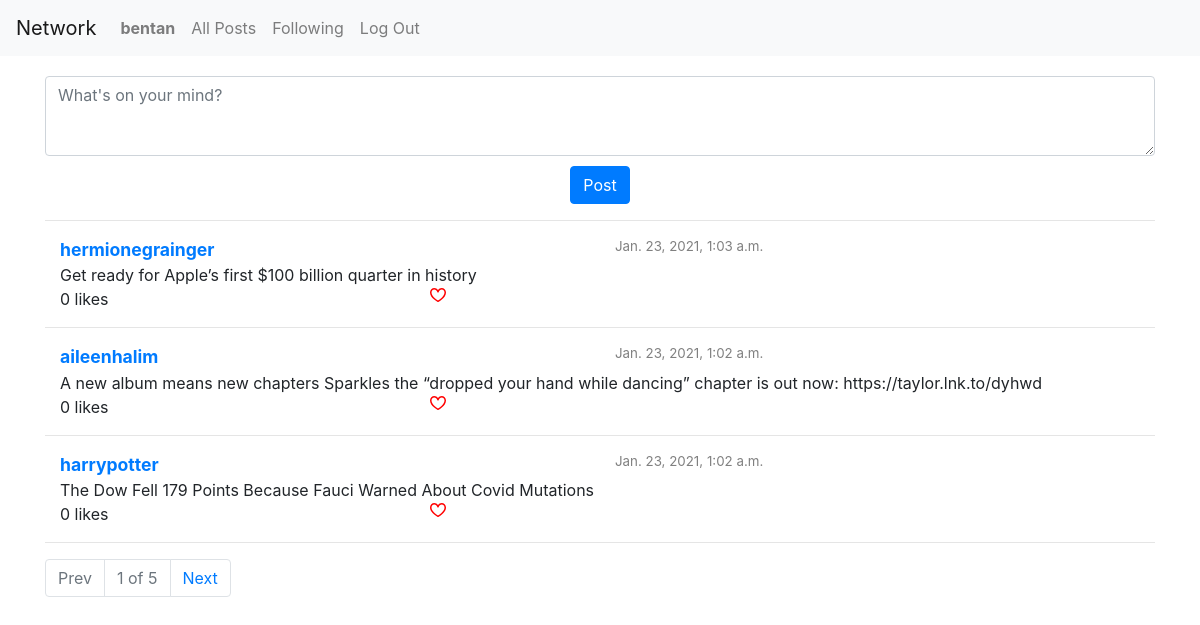
/ (signed in), run on the app's committed database.
### network/models.py (models this page shows, shortened)
class User(AbstractUser):
    following = models.ManyToManyField('self', blank=True, related_name='followers', symmetrical=False)

class Post(models.Model):
    user = models.ForeignKey(User, on_delete=models.CASCADE)
    post_content = models.TextField(max_length=280)
    likes = models.ManyToManyField(User, blank=True, related_name='user_likes')
    created_timestamp = models.DateTimeField(auto_now_add=True)
    edited_timestamp = models.DateTimeField(auto_now=True)

### network/views.py (the view)
# urls.py: path("", views.index, name="index"),
def index(request):
    if request.method == 'POST' and request.user.is_authenticated:
        p = PostForm(request.POST)
        if p.is_valid():
            r = Post(user = request.user, post_content = p.cleaned_data['post_content'])
            r.save()
            return HttpResponseRedirect(reverse("index"))
    posts = Post.objects.order_by('-created_timestamp')
    duration_dict = {}
    for post in posts:
        duration_dict[post.id] = duration(post.edited_timestamp)
    form = PostForm()
    p = paginate_post(posts, request.GET.get('pg'))
    return render(request, "network/index.html", {
        'form': form,
        'posts': p['posts_paginated'].page(p['pg']),
        'durations': duration_dict,
        'p': p,
    })

### network/models.py
class PostForm(ModelForm):
    class Meta:
        model = Post
        fields = ['post_content']
        label = {
            'post_content': 'Post'
        }
        widgets = {
            'post_content': Textarea(attrs={'class': 'form-control', 'placeholder': 'What\'s on your mind?', 'style': 'height: 5em; width: 100%;'}),
        }

### network/helpers.py (called while the page is built)
def paginate_post(posts, pg):
    posts_paginated = Paginator(posts,3)
    if pg == None:
        pg = 1
    else:
        pg = int(pg)
    pg_prev = None
    pg_next = None
    if posts_paginated.page(pg).has_previous():
        pg_prev = pg - 1
    if posts_paginated.page(pg).has_next():
        pg_next = pg + 1
    return {
        'posts_paginated': posts_paginated,
        'pg': pg,
        'pg_prev': pg_prev,
        'pg_next': pg_next,
        'pg_index': f'{pg} of {posts_paginated.num_pages}',
    }

### network/templates/network/index.html (shortened to what this page needs)
{% extends "network/layout.html" %}
{% load static %}
{% block body %}
    <div class="container">
        <div style="padding: 10px;"></div>
        {% if user.is_authenticated and not user_profile and form %}
            <form method="post" action="{% url 'index' %}">
                {{form.post_content}}
                <div style="padding: 5px;"></div>
                <div style="text-align: center;"><button class="btn btn-primary" type="submit">Post</button></div>
            </form>
        {% endif %}
        <hr>
        {% for post in posts %}
            <div class="container">
                <div class="row">
                    <div class="col allPostUsername"><a href="{% url 'user' post.user.username %}">{{ post.user.username }}</a></div>
                    <div class="col allPostTimestamp">{{ post.created_timestamp }}</div>
                </div>
                <div class="row" id="content_row{{post.id}}">
                    <div class="col" id="post{{post.id}}">{{ post.post_content }}</div>
                </div>
                <div class="row">
                    <div class="col" id="likes_count">{{ post.likes.all.count}} likes</div>
                    <div class="col" id="like_div" data-postid="{{post.id}}">
                        <img src="{% static 'network/heart.svg' %}" id="heart" class="pointer" style="display: {% if user in post.likes.all %} none {% else %} block {% endif %};">
                    </div>
                    <div class="col" id="edit_div{{post.id}}">
                    </div>
                </div>
            </div>
            <hr>
        {% endfor %}
        {% if p.pg_prev or p.pg_next %}
            <nav aria-label="page navigation">
                <ul class="pagination">
                    <li class="page-item {% if not p.pg_prev %} disabled {% endif %}"><a class="page-link" href="?pg={{ p.pg_prev }}">Prev</a></li>
                    <li class="page-item disabled"><a class="page-link">{{ p.pg_index }}</a></li>
                    <li class="page-item {% if not p.pg_next %} disabled {% endif %}"><a class="page-link" href="?pg={{ p.pg_next }}">Next</a></li>
                </ul>
            </nav>
        {% endif %}
    </div>
{% endblock %}

### network/templates/network/layout.html (shortened to what this page needs)
{% load static %}
<!DOCTYPE html>
<html lang="en">
    <head>
        <link rel="stylesheet" href="https://stackpath.bootstrapcdn.com/bootstrap/4.4.1/css/bootstrap.min.css">
        <link href="{% static 'network/styles.css' %}" rel="stylesheet">
    </head>
    <body>
        <nav class="navbar navbar-expand-lg navbar-light bg-light">
            <a class="navbar-brand" href="{% url 'index' %}">Network</a>
            <div>
              <ul class="navbar-nav mr-auto">
                {% if user.is_authenticated %}
                    <li class="nav-item">
                        <a class="nav-link" href="{% url 'user' user.username %}" id="logged_in_user">{{ user.username }}</a>
                    </li>
                {% endif %}
                <li class="nav-item">
                  <a class="nav-link" href="{% url 'index' %}">All Posts</a>
                </li>
                {% if user.is_authenticated %}
                    <li class="nav-item">
                        <a class="nav-link" href="{% url 'following' %}">Following</a>
                    </li>
                    <li class="nav-item">
                        <a class="nav-link" href="{% url 'logout' %}">Log Out</a>
                    </li>
                {% endif %}
              </ul>
            </div>
          </nav>
        <div class="body">
            {% block body %}
            {% endblock %}
        </div>
    </body>
</html>

### network/static/network/styles.css (style rules this page uses)
.allPostUsername { font-weight: bold; font-size: 1.1em; }
.allPostTimestamp { color: grey; font-size: smaller; }
#logged_in_user { font-weight: bold; }
.pointer { cursor: pointer; }

### data on the page
User: username "bentan"
Post: user.username "hermionegrainger", created_timestamp "Jan. 23, 2021, 1:03 a.m.", post_content "Get ready for Apple’s first $100 billion quarter in history", likes.all.count "0"
Post: user.username "aileenhalim", created_timestamp "Jan. 23, 2021, 1:02 a.m.", post_content "A new album means new chapters Sparkles the “dropped your hand while dancing” chapter is out now: https://taylor.lnk.to/dyhwd", likes.all.count "0"
Post: user.username "harrypotter", created_timestamp "Jan. 23, 2021, 1:02 a.m.", post_content "The Dow Fell 179 Points Because Fauci Warned About Covid Mutations", likes.all.count "0"

### other printed values
{{ p.pg_index }} "1 of 5"
